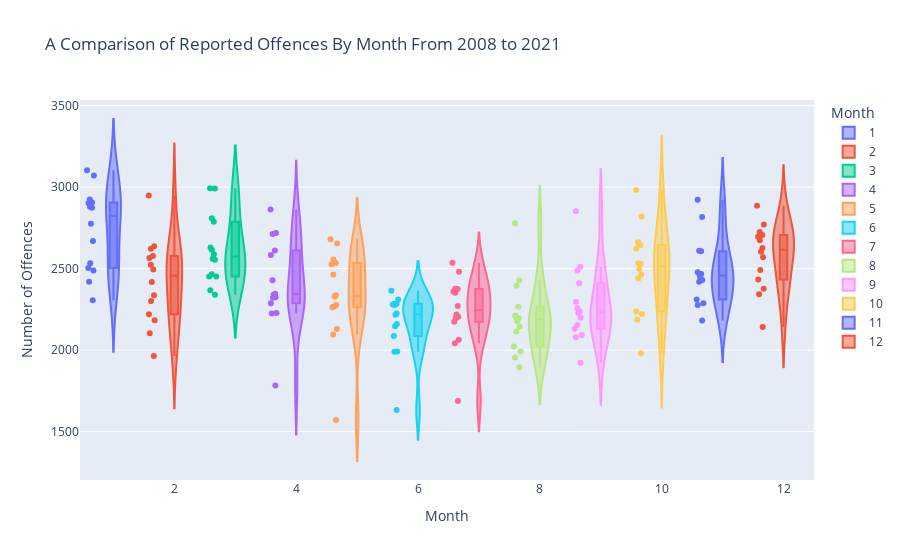

The notebook cell this image was saved under:
### Code cell
fig1 = px.violin(Offence_sum_df[Offence_sum_df['Year'] != 2022], 
                x="Month", 
                y="Number of Offences", 
                color='Month', 
                box=True, 
                points='all',
                title = 'A Comparison of Reported Offences By Month From 2008 to 2021')

fig1.show()

### Figure 1 — Plotly figure (JSON) as saved in the notebook; plotly's stock layout.template omitted (floating-point values rounded to 4 significant figures)
{"data": [{"alignmentgroup": "True", "box": {"visible": true}, "hovertemplate": "Month=%{x}<br>Number of Offences=%{y}<extra></extra>", "legendgroup": "1", "marker": {"color": "#636efa"}, "name": "1", "offsetgroup": "1", "orientation": "v", "points": "all", "scalegroup": "True", "showlegend": true, "type": "violin", "x": [1, 1, 1, 1, 1, 1, 1, 1, 1, 1, 1, 1, 1, 1], "x0": " ", "xaxis": "x", "y": [2420, 2669, 3072, 2533, 2880, 2488, 2305, 2776, 2503, 3103, 2906, 2874, 2924, 2901], "y0": " ", "yaxis": "y"}, {"alignmentgroup": "True", "box": {"visible": true}, "hovertemplate": "Month=%{x}<br>Number of Offences=%{y}<extra></extra>", "legendgroup": "2", "marker": {"color": "#EF553B"}, "name": "2", "offsetgroup": "2", "orientation": "v", "points": "all", "scalegroup": "True", "showlegend": true, "type": "violin", "x": [2, 2, 2, 2, 2, 2, 2, 2, 2, 2, 2, 2, 2, 2], "x0": " ", "xaxis": "x", "y": [2417, 2183, 2565, 2494, 2578, 2301, 1963, 2103, 2337, 2622, 2637, 2220, 2948, 2523], "y0": " ", "yaxis": "y"}, {"alignmentgroup": "True", "box": {"visible": true}, "hovertemplate": "Month=%{x}<br>Number of Offences=%{y}<extra></extra>", "legendgroup": "3", "marker": {"color": "#00cc96"}, "name": "3", "offsetgroup": "3", "orientation": "v", "points": "all", "scalegroup": "True", "showlegend": true, "type": "violin", "x": [3, 3, 3, 3, 3, 3, 3, 3, 3, 3, 3, 3, 3, 3], "x0": " ", "xaxis": "x", "y": [2630, 2451, 2809, 2367, 2788, 2555, 2451, 2466, 2340, 2560, 2588, 2615, 2991, 2993], "y0": " ", "yaxis": "y"}, {"alignmentgroup": "True", "box": {"visible": true}, "hovertemplate": "Month=%{x}<br>Number of Offences=%{y}<extra></extra>", "legendgroup": "4", "marker": {"color": "#ab63fa"}, "name": "4", "offsetgroup": "4", "orientation": "v", "points": "all", "scalegroup": "True", "showlegend": true, "type": "violin", "x": [4, 4, 4, 4, 4, 4, 4, 4, 4, 4, 4, 4, 4, 4], "x0": " ", "xaxis": "x", "y": [2583, 2345, 2611, 2228, 2862, 2339, 2429, 2321, 2287, 2225, 2718, 2324, 1782, 2713], "y0": " ", "yaxis": "y"}, {"alignmentgroup": "True", "box": {"visible": true}, "hovertemplate": "Month=%{x}<br>Number of Offences=%{y}<extra></extra>", "legendgroup": "5", "marker": {"color": "#FFA15A"}, "name": "5", "offsetgroup": "5", "orientation": "v", "points": "all", "scalegroup": "True", "showlegend": true, "type": "violin", "x": [5, 5, 5, 5, 5, 5, 5, 5, 5, 5, 5, 5, 5, 5], "x0": " ", "xaxis": "x", "y": [2262, 2268, 2654, 2095, 2526, 2276, 2328, 2130, 2336, 2534, 2556, 2464, 1571, 2680], "y0": " ", "yaxis": "y"}, {"alignmentgroup": "True", "box": {"visible": true}, "hovertemplate": "Month=%{x}<br>Number of Offences=%{y}<extra></extra>", "legendgroup": "6", "marker": {"color": "#19d3f3"}, "name": "6", "offsetgroup": "6", "orientation": "v", "points": "all", "scalegroup": "True", "showlegend": true, "type": "violin", "x": [6, 6, 6, 6, 6, 6, 6, 6, 6, 6, 6, 6, 6, 6], "x0": " ", "xaxis": "x", "y": [2276, 2217, 2279, 1990, 2087, 2224, 2364, 2310, 2284, 2160, 2146, 1991, 1632, 2284], "y0": " ", "yaxis": "y"}, {"alignmentgroup": "True", "box": {"visible": true}, "hovertemplate": "Month=%{x}<br>Number of Offences=%{y}<extra></extra>", "legendgroup": "7", "marker": {"color": "#FF6692"}, "name": "7", "offsetgroup": "7", "orientation": "v", "points": "all", "scalegroup": "True", "showlegend": true, "type": "violin", "x": [7, 7, 7, 7, 7, 7, 7, 7, 7, 7, 7, 7, 7, 7], "x0": " ", "xaxis": "x", "y": [2204, 2174, 2536, 2195, 2360, 2375, 2352, 2042, 2271, 2218, 2481, 2063, 1688, 2377], "y0": " ", "yaxis": "y"}, {"alignmentgroup": "True", "box": {"visible": true}, "hovertemplate": "Month=%{x}<br>Number of Offences=%{y}<extra></extra>", "legendgroup": "8", "marker": {"color": "#B6E880"}, "name": "8", "offsetgroup": "8", "orientation": "v", "points": "all", "scalegroup": "True", "showlegend": true, "type": "violin", "x": [8, 8, 8, 8, 8, 8, 8, 8, 8, 8, 8, 8, 8, 8], "x0": " ", "xaxis": "x", "y": [2198, 2144, 2212, 1991, 1954, 2022, 2196, 2114, 2178, 2394, 2428, 2266, 1894, 2779], "y0": " ", "yaxis": "y"}, {"alignmentgroup": "True", "box": {"visible": true}, "hovertemplate": "Month=%{x}<br>Number of Offences=%{y}<extra></extra>", "legendgroup": "9", "marker": {"color": "#FF97FF"}, "name": "9", "offsetgroup": "9", "orientation": "v", "points": "all", "scalegroup": "True", "showlegend": true, "type": "violin", "x": [9, 9, 9, 9, 9, 9, 9, 9, 9, 9, 9, 9, 9, 9], "x0": " ", "xaxis": "x", "y": [2228, 2410, 2489, 2078, 2198, 1922, 2093, 2131, 2256, 2236, 2511, 2154, 2297, 2852], "y0": " ", "yaxis": "y"}, {"alignmentgroup": "True", "box": {"visible": true}, "hovertemplate": "Month=%{x}<br>Number of Offences=%{y}<extra></extra>", "legendgroup": "10", "marker": {"color": "#FECB52"}, "name": "10", "offsetgroup": "10", "orientation": "v", "points": "all", "scalegroup": "True", "showlegend": true, "type": "violin", "x": [10, 10, 10, 10, 10, 10, 10, 10, 10, 10, 10, 10, 10, 10], "x0": " ", "xaxis": "x", "y": [2498, 2661, 2624, 2186, 2465, 1980, 2221, 2237, 2439, 2533, 2529, 2645, 2820, 2983], "y0": " ", "yaxis": "y"}, {"alignmentgroup": "True", "box": {"visible": true}, "hovertemplate": "Month=%{x}<br>Number of Offences=%{y}<extra></extra>", "legendgroup": "11", "marker": {"color": "#636efa"}, "name": "11", "offsetgroup": "11", "orientation": "v", "points": "all", "scalegroup": "True", "showlegend": true, "type": "violin", "x": [11, 11, 11, 11, 11, 11, 11, 11, 11, 11, 11, 11, 11, 11], "x0": " ", "xaxis": "x", "y": [2609, 2467, 2311, 2430, 2449, 2182, 2288, 2277, 2469, 2419, 2478, 2606, 2816, 2923], "y0": " ", "yaxis": "y"}, {"alignmentgroup": "True", "box": {"visible": true}, "hovertemplate": "Month=%{x}<br>Number of Offences=%{y}<extra></extra>", "legendgroup": "12", "marker": {"color": "#EF553B"}, "name": "12", "offsetgroup": "12", "orientation": "v", "points": "all", "scalegroup": "True", "showlegend": true, "type": "violin", "x": [12, 12, 12, 12, 12, 12, 12, 12, 12, 12, 12, 12, 12, 12], "x0": " ", "xaxis": "x", "y": [2342, 2604, 2376, 2695, 2491, 2142, 2674, 2433, 2706, 2886, 2570, 2627, 2724, 2771], "y0": " ", "yaxis": "y"}], "layout": {"legend": {"title": {"text": "Month"}, "tracegroupgap": 0}, "title": {"text": "A Comparison of Reported Offences By Month From 2008 to 2021"}, "violinmode": "overlay", "xaxis": {"anchor": "y", "categoryarray": [1, 2, 3, 4, 5, 6, 7, 8, 9, 10, 11, 12], "categoryorder": "array", "domain": [0, 1], "title": {"text": "Month"}}, "yaxis": {"anchor": "x", "domain": [0, 1], "title": {"text": "Number of Offences"}}}}
